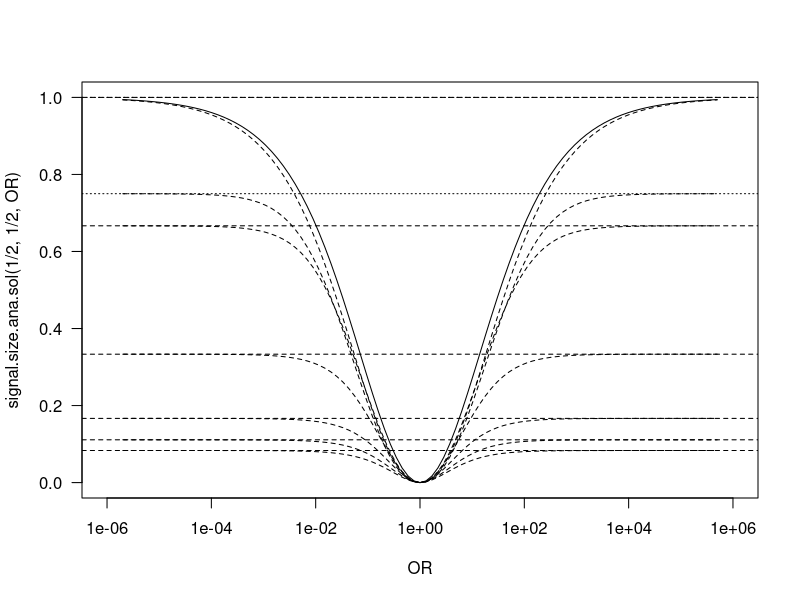
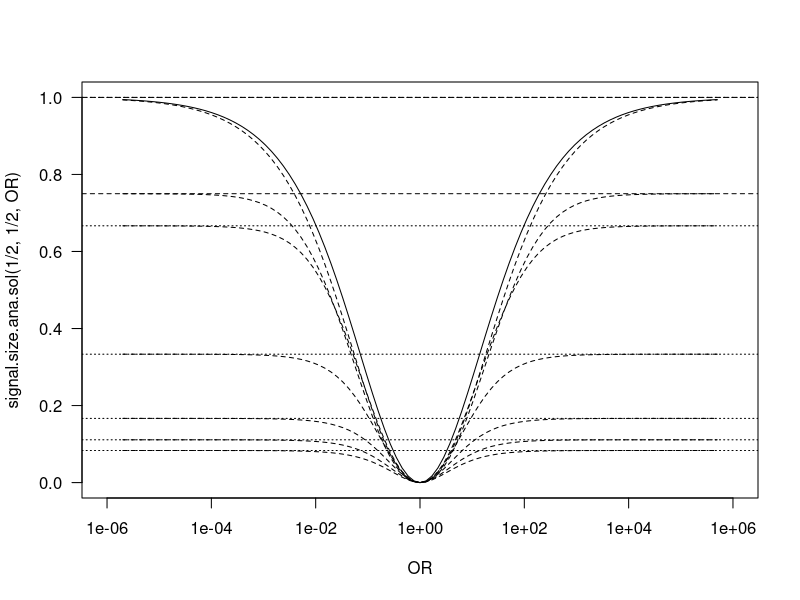
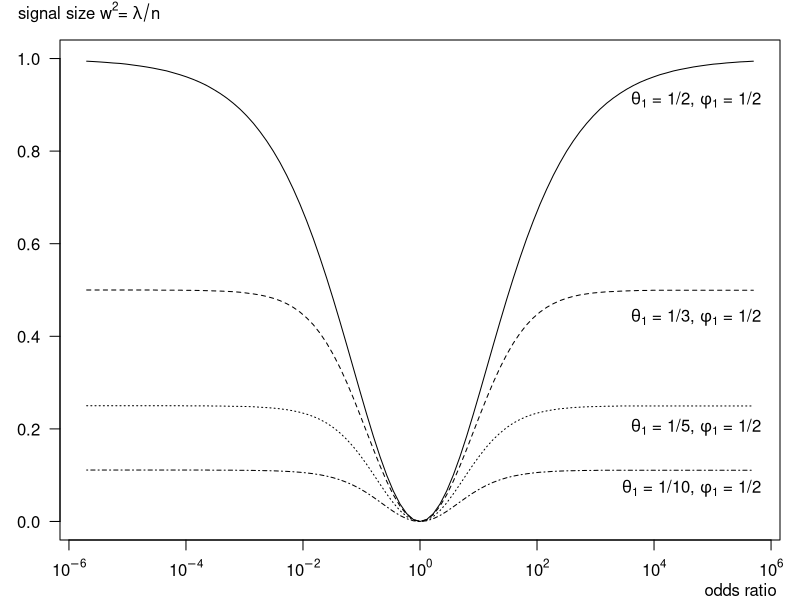
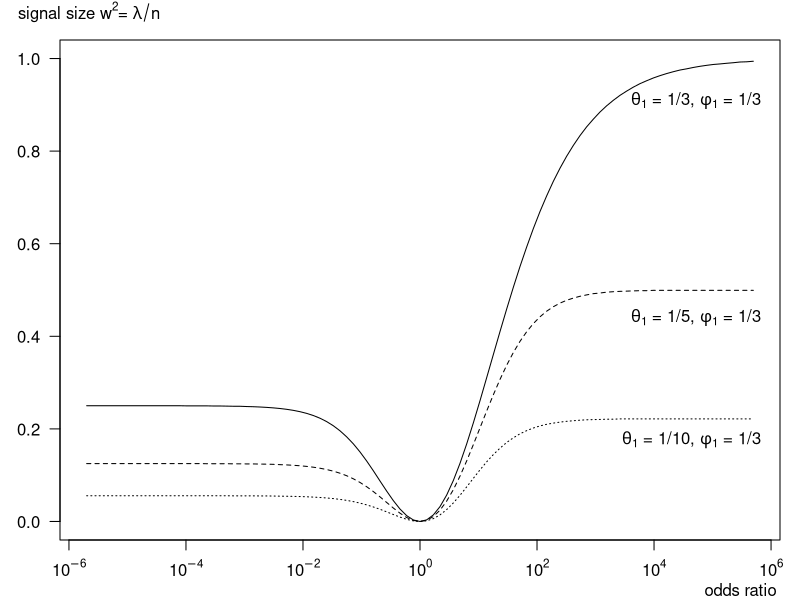
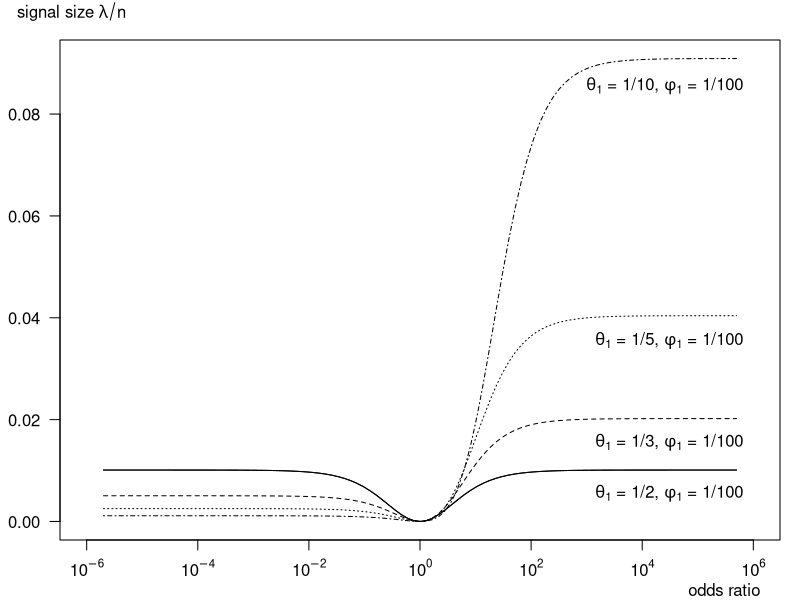

Recreate these plots in R, in order. (Note: this script raises an error after producing the figures.)

OR <- 1.3^(-50:50)

# calculate signal size for a range of odds ratios, given marginal prob.
lam.finder <- function(p, q) {
  dmin <- max(-p*q, -(1-p)*(1-q), (1-p)*q-1, (1-q)*p-1)
  dmax <- min(1-p*q, 1-(1-p)*(1-q), (1-p)*q, (1-q)*p)
  d <- vector(mode = "numeric", length = 101)
  d.root.finder <- function(d, OR){(p*q+d)*((1-p)*(1-q)+d)/(p*(1-q)-d)/((1-p)*q-d) - OR}
  for (i in 1:length(OR)) {
    solution <- uniroot(f = d.root.finder, lower = dmin, upper = dmax, OR = OR[i])
    d[i] <- solution$root
  }
  lam <- d^2*(1/(p*q) + 1/(p*(1-q)) + 1/((1-p)*q) + 1/((1-p)*(1-q)))
  return(lam)
}


#### Figure 1: p = 1/2 ####

library(MASS)

setEPS()
postscript("singal-vs-odds-p05.eps", height = 4, width = 4)
p <- 1/2
q <- 1/2
lam <- lam.finder(p, q)
par(mar = c(3,3,2,1))
plot(x = OR, y = lam, log = 'x', type = 'n', las = 1, ylim = c(0,1), xaxt = 'n')
mtext(text = expression(paste("signal size ", w^2, '= ', lambda/n)), 
      side = 2, at = 1.1, las = 1, line = -5)
axis(side = 1, at = 10^seq(-6, 6, 2), 
     labels = parse(text = paste("10^", seq(-6, 6, 2), sep="")))
mtext(text = "odds ratio", side = 1, at = 3e5, las = 1, line = 2)

q.vec <- as.character(fractions(1/c(2, 3, 5, 10)))
for (i in 1:length(q.vec)) {
  q <- eval(parse(text = q.vec[i]))
  lam <- lam.finder(p, q)
  lines(x = OR, y = lam, col = 1, lty = i)
  text(x = 1e6, y = 0.95*lam[1] - 0.04, pos = 2,
       labels = bquote(paste(theta[1], " = ", .(q.vec[i]), ", ", phi[1], " = 1/2", sep="")))
}
dev.off()

#### Figure 2: p = 1/3 ####

setEPS()
postscript("singal-vs-odds-p0333.eps", height = 4, width = 4)
p <- 1/3
q <- 1/3
lam <- lam.finder(p, q)
par(mar = c(3,3,2,1))
plot(x = OR, y = lam, log = 'x', type = 'n', las = 1, ylim = c(0,1), xaxt = 'n')
mtext(text = expression(paste("signal size ", w^2, '= ', lambda/n)), 
      side = 2, at = 1.1, las = 1, line = -5)
axis(side = 1, at = 10^seq(-6, 6, 2), 
     labels = parse(text = paste("10^", seq(-6, 6, 2), sep="")))
mtext(text = "odds ratio", side = 1, at = 3e5, las = 1, line = 2)

q.vec <- as.character(fractions(1/c(3, 5, 10)))
for (i in 1:length(q.vec)) {
  q <- eval(parse(text = q.vec[i]))
  lam <- lam.finder(p, q)
  lines(x = OR, y = lam, col = 1, lty = i)
  text(x = 1e6, y = 0.95*lam[100] - 0.04, pos = 2,
       labels = bquote(paste(theta[1], " = ", .(q.vec[i]), ", ", phi[1], " = 1/3", sep="")))
}
dev.off()



#### analytical solution ####

signal.size.ana.sol <- function(p, q, R){
  A <- p*q*(1-p)*(1-q)
  B <- (p*q+(1-p)*(1-q)) 
  C <- (p*(1-q)+(1-p)*q)
  lam <- 1/(2*(R-1))^2 * 
    (B+C*R - sqrt((B+C*R)^2 - 4*A*(R-1)^2))^2 * 
    (1/(p*q)+1/((1-p)*q)+1/(p*(1-q))+1/((1-p)*(1-q)))
  ifelse(R==1, 0, lam)
}

plot(OR, signal.size.ana.sol(1/2,1/2,OR), xlim = c(1e-6, 1e6), ylim = c(0, 1),
     log = 'x', type = 'l', las = 1)
q <- 1/4
for (p in c(1/5, 1/4, 1/3, 1/2, 2/3, 3/4, 4/5)) {
  lines(OR, signal.size.ana.sol(p, q, OR), lty = 2, col = 1)
  abline(h = q*p/(1-p)/(1-q), lty = 2)
  abline(h = (1-p)*(1-q)/q/p, lty = 3)
}


plot(OR, signal.size.ana.sol(1/2,1/2,OR), xlim = c(1e-6, 1e6), ylim = c(0, 1),
     log = 'x', type = 'l', las = 1)
q <- 1/4
for (p in c(1/5, 1/4, 1/3, 1/2, 2/3, 3/4, 4/5)) {
  lines(OR, signal.size.ana.sol(p, q, OR), lty = 2, col = 1)
  abline(h = p*(1-q)/(1-p)/q, lty = 2)
  abline(h = q*(1-p)/(1-q)/p, lty = 3)
}


#### Figure 3: p = 1/100 ####

setEPS()
postscript("singal-vs-odds-p001.eps", height = 5, width = 5)
p <- 1/100
q <- 1/2
par(mar = c(3,3,2,1))
plot(OR, signal.size.ana.sol(p,q,OR), xlim = c(1e-6, 1e6), ylim = c(0, 1/(1/0.1+1)),
     log = 'x', type = 'l', las = 1,  xaxt = 'n')
mtext(text = expression(paste("signal size ", lambda/n)), 
      side = 2, at = 0.1, las = 1, line = -3.3)
axis(side = 1, at = 10^seq(-6, 6, 2), 
     labels = parse(text = paste("10^", seq(-6, 6, 2), sep="")))
mtext(text = "odds ratio", side = 1, at = 3e5, las = 1, line = 2)

q.vec <- as.character(fractions(1/c(2, 3, 5, 10)))
for (i in 1:length(q.vec)) {
  q <- eval(parse(text = q.vec[i]))
  lam <- signal.size.ana.sol(p, q, OR)
  lines(x = OR, y = lam, col = 1, lty = i)
  text(x = 1e6, y = 0.99*lam[100] - 0.005, pos = 2,
       labels = bquote(paste(theta[1], " = ", .(q.vec[i]), ", ", phi[1], " = 1/100", sep="")))
}
dev.off()


#### solve for ORs and RAFs at given signal size  ####

OR.finder <- function(q = 1/2, signal.size) {
  p.min <- (signal.size*q)/((1-q)+signal.size*q)
  p.mid <- q
  p.max <- (q)/(signal.size*(1-q)+q)
  OR.root.finder <- function(OR, p, q, signal.size){signal.size.ana.sol(p, q, OR) - signal.size}
  # left branch
  p.vec.left <- exp(log(p.min) + 1:100/100 * (log(p.mid) - log(p.min)))
  OR.vec.left <- vector(mode = "numeric", length = 100)
  for (i in 1:length(p.vec.left)) {
    solution <- uniroot(f = OR.root.finder, interval = c(1.01, 1e6),
                        p = p.vec.left[i], q = q, signal.size)
    OR.vec.left[i] <- solution$root
  }
  # right branch
  p.vec.right <- rev(1 - exp(log(1-p.max) + 1:100/100 * (log(1-p.mid) - log(1-p.max))))
  OR.vec.right <- vector(mode = "numeric", length = 100)
  for (i in 1:length(p.vec.right)) {
    solution <- uniroot(f = OR.root.finder, interval = c(1.01, 1e6),
                        p = p.vec.right[i], q = q, signal.size)
    OR.vec.right[i] <- solution$root
  }
  
  return(list(p = c(p.min, p.vec.left, p.vec.right, p.max),
              R = c(1e8, OR.vec.left, OR.vec.right, 1e8)))
}


#### plot "equi-power curve" ####

x.adj <- function(x) {ifelse(x < 0.5, log(x), -log(1-x) - log(4))}
# x.adj <- function(x) {x}
y.adj <- function(y) {y - 0.9}

q <- 1/2
solution.vec <- OR.finder(q = q, signal.size = 0.05)
plot(x = x.adj(solution.vec$p), y = y.adj(solution.vec$R), 
     log = 'y', type = 'n', las = 1, xaxt = 'n', yaxt = 'n', 
     xlim = x.adj(c(1e-4, 1-5e-4)), ylim = y.adj(c(1, y.plot.max)),
     xaxs="i", yaxs="i")
# abline(v = 1/(1/0.05+1), lty = 2)
axis(side = 1, at = x.adj(c(0.5, 10^(-1:-4), 1-10^(-1:-3))), 
     labels = c(0.5, 0.1, expression(10^{-2}), expression(10^{-3}), expression(10^{-4}),
                0.9, 0.99, 0.999))
axis(side = 2, at = y.adj(c(1, 2, 5, 10, 20, 50, 100)), 
     labels = c(1, 2, 5, 10, 20, 50, 100), las = 1)

for (signal.size in c(10^(-5:-1), 5*10^(-5:-2))) {
  solution.vec <- OR.finder(q = q, signal.size)
  lines(x = x.adj(solution.vec$p), y = y.adj(solution.vec$R), lty = 2)
}


#### save "equi-power curve" for p < 1/2, q = 1/2 ####

setEPS()
postscript("odds-ratio-allele-frequency-maxOR1000.eps", height = 5, width = 6)
par(mar = c(3,3,2,1))
options(scipen=0)
y.plot.max <- 1000
plot(x = solution.vec$p, y = solution.vec$R, 
     log = 'xy', type = 'n', las = 1, xaxt = 'n', xaxs="i", yaxs="i",
     xlim = c(1e-3, 1/2), ylim = c(1, y.plot.max))
mtext(text = "odds ratio", 
      side = 2, at = y.plot.max*1.6, las = 1, line = -1.5)
# axis(side = 1, at = 10^(-4:-1), 
#     labels = parse(text = paste("10^", seq(-4, -1, 1), sep="")))
# axis(side = 1, at = 5*10^(-3:-1), 
#      labels = expression(5%*%10^{-1}, 5%*%10^{-2}, 5%*%10^{-3}))
# axis(side = 1, at = c(5*10^(-1:-3), 10^(-3)), 
#     labels = expression(5%*%10^{-1}, 5%*%10^{-2}, 5%*%10^{-3}, 10^{-3}))
axis(side = 1, at = c(5*10^(-1:-3), 10^(-3)), 
     labels = c(0.5, 0.05, 0.005, 0.001))
mtext(text = "allele frequency", side = 1, at = 0.3, las = 1, line = 2)

for (signal.size in c(10^(-4:-1), 5*10^(-4:-2))) {
  solution.vec <- OR.finder(q = 1/2, signal.size)
  lines(x = solution.vec$p, y = solution.vec$R, lty = 2)
  if (signal.size >= 1e-3){
    if (signal.size == 1e-3) {
      text(x = solution.vec$p[1]*1.03, y = y.plot.max*0.7, pos = 4, 
           labels = bquote(paste(lambda/n, " = ", .(signal.size))))
    } else {
      text(x = solution.vec$p[1]*1.03, y = y.plot.max*0.7, pos = 4, labels = signal.size)
    }
  }
}
dev.off()


#### plotting both halves ####

# x.adj <- function(x) {tan((x-0.5)*pi)} # doesn't work
x.adj <- function(x) {ifelse(x < 0.5, log(x), -log(1-x) - log(4))}
# x.adj <- function(x) {x}
y.adj <- function(y) {y - 0.9}

par(mar = c(3,3,2,1))
options(scipen=0)
y.plot.max <- 100
plot(x = x.adj(solution.vec$p), y = y.adj(solution.vec$R), 
     log = 'y', type = 'n', las = 1, xaxt = 'n', yaxt = 'n', 
     xlim = x.adj(c(1e-4, 1-5e-3)), ylim = y.adj(c(1, y.plot.max)),
     xaxs="i", yaxs="i")
mtext(text = "odds ratio", 
      side = 2, at = y.plot.max*1.6, las = 1, line = -1.5)
axis(side = 1, at = x.adj(c(0.5, 10^(-1:-4), 1-10^(-1:-2))), 
     labels = c(0.5, 0.1, expression(10^{-2}), expression(10^{-3}), expression(10^{-4}),
                0.9, 0.99))
axis(side = 2, at = y.adj(c(1, 2, 5, 10, 20, 50, 100)), 
     labels = c(1, 2, 5, 10, 20, 50, 100), las = 1)
mtext(text = "risk allele frequency", side = 1, at = x.adj(0.97), las = 1, line = 2)

for (signal.size in c(10^(-4:-1), 5*10^(-4:-2))) {
  solution.vec <- OR.finder(q = 1/2, signal.size)
  lines(x = x.adj(solution.vec$p), y = y.adj(solution.vec$R), lty = 2)
  #lines(x = x.adj(1-solution.vec$p), y = y.adj(solution.vec$R), lty = 2)
  if (signal.size >= 1e-4){
    if (signal.size == 1e-1) {
      text(x = x.adj(solution.vec$p[1]*1.03), y = y.plot.max*0.7, pos = 4, 
           labels = bquote(paste(lambda/n, " = ", 10^{.(log10(signal.size))})))
    } else if (signal.size %in% 10^(-4:-2)) {
      text(x = x.adj(solution.vec$p[1]*0.9), y = y.plot.max*0.7, pos = 4, 
           labels = bquote(10^{.(log10(signal.size))}))
    }
  }
}


# rbPal <- colorRampPalette(c('red','blue'))
# Col <- rbPal(10)[as.numeric(cut(log((log(BC$PVALUE_MLOG))), breaks = 10))]
#text(x = x.adj(0.1), y = 5, labels = "Draft Figure", cex = 5, pos = 1, col = "grey70")
#text(x = x.adj(0.1), y = 1, labels = "Feb 13, 2019", cex = 5, pos = 1, col = "grey70")
